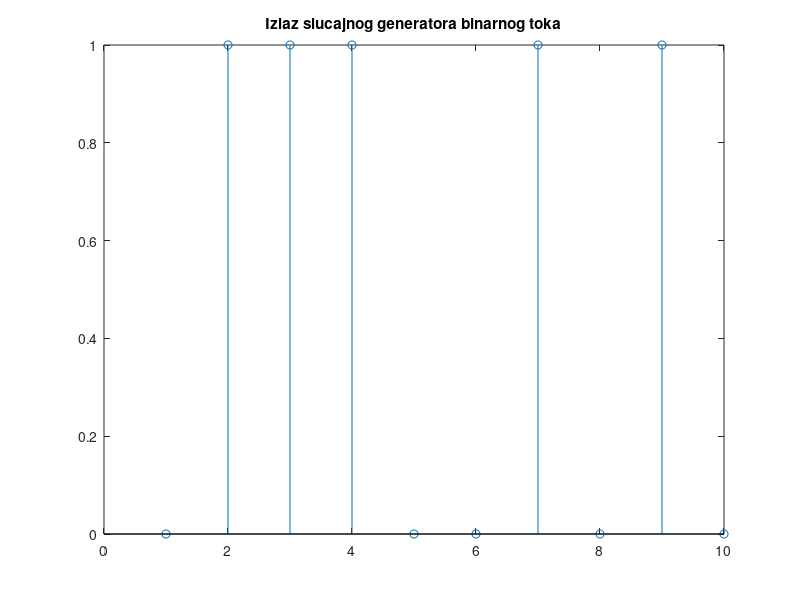

Write the MATLAB code that produced this figure. (Note: this script raises an error after producing the figure.)
clear 
close all
clc

%%%%% generating %%%%%% - Binary Random Generator

SGBT=randi([0,1],1,10);
fb=50000; % frequency of source in bps or Hz
Tb=1/fb; % period of one bit
t=0:Tb/20:(10*Tb)-Tb/20; 

figure(1)
stem(SGBT)
title('Izlaz slucajnog generatora binarnog toka')

%%%%% CODING %%%%% - LINE CODER

NRZ=nrz_coder(SGBT);
MAN=man_coder(SGBT); % Manchester coder makes double samples because of two states

% upsampling to 1 MHz
NRZ=up_sample(NRZ,20);
MAN=up_sample(MAN,10); % double the samples, half the upsampling

figure(2)
subplot(2,1,1)
plot(t,MAN)
title('Manchester')
subplot(2,1,2)
plot(t,NRZ)
title('NRZ')

%%%%% filter %%%%% - CHANNEL
A=1.95;
B=59;
delta=0.03;
l=2;
fc=1e6;
fs=2e6;
f=0:100:fs;

%filter design
gama=(1-(1i*delta/2))*(A*sqrt(f/fc)+1i*B*(f/fc));
H=exp(-gama*l);

% convolution with filter
chMAN=conv(fir2(10,f/fs,abs(H)),MAN);
chNRZ=conv(fir2(10,f/fs,abs(H)),NRZ);

lng=length(chMAN);

MAN=5*chMAN(5:lng-6); % amplifier 
NRZ=5*chNRZ(5:lng-6);

figure(3)
subplot(2,1,1)
plot(t,MAN)
title('Manchester on channel')
subplot(2,1,2)
plot(t,NRZ)
title('NRZ on channel')

%%%%% AWGN %%%%%
MAN=awgn(MAN,1); % SNR set to 1
NRZ=awgn(NRZ,1);

figure(4)
subplot(2,1,1)
plot(t,MAN)
title('Manchester on channel with AWGN')
subplot(2,1,2)
plot(t,NRZ)
title('NRZ on channel with AWGN')

%%%%% optimal filter %%%%%
x=[5*ones(10,1) -5*ones(10,1)];
H_MAN=conj(x(end:-1:1));
MAN_filt=filter(H_MAN,1,MAN);

MAN_filt=[MAN_filt(15:end) zeros(1,14)];
MAN=MAN_filt/100;

x=5*ones(20,1);
H_NRZ=conj(x(end:-1:1));
NRZ_filt=filter(H_NRZ,1,NRZ);

NRZ_filt=[NRZ_filt(10:end) zeros(1,9)];     % shifting left for moment of decision
NRZ=NRZ_filt/100;                           % scaling the output from (-500,500)

figure(5)
subplot(2,1,1)
plot(t,MAN)
title('Manchester after optimal filter')
subplot(2,1,2)
plot(t,NRZ)
title('NRZ after optimal filter')

%%%%% DETECTOR %%%%%%
MAN=detect_MAN(MAN);
NRZ=detect_NRZ(NRZ);

figure(6)
subplot(2,1,1)
stem(MAN)
title('Manchester after detection')
subplot(2,1,2)
stem(NRZ)
title('NRZ after detection')

%%%%% BER %%%%%

[NoNRZ,EbNRZ]=biterr(NRZ,SGBT);
[NoMAN,EbMAN]=biterr(MAN,SGBT);


%%%%%%%%%% functions %%%%%%%%%%%

function [output] = up_sample(in, n) % upsampling to get pseudoanalog signal
  output = upsample(in,n);
  for i = 2:length(output)
    if output(i) == 0
      output(i) = output(i-1);
    end
  end
end

function [out] = nrz_coder(in) % NRZ coder
  n = length(in);
  out = zeros(1,n); 
  for i=1:n
    if in(i) == 1
      out(i) = 5;
    else
      out(i) = -5;
    end
  end
end

function [out] = man_coder(in) % Manchester coder
  n = length(in);
  out = zeros(1,2*n);
  j=1;
  for i=1:n
      if in(i) == 1
          out(j) = 5;
          out(j+1) = -5;
      else
          out(j) = -5;
          out(j+1) = 5;
      end
      j=j+2;
  end
end

function [out] = detect_NRZ(in)  % detector for NRZ code
  n=length(in);
  out=zeros(1,n/20);
  j=1;
  for i=10:20:n
      if in(i)>0
          out(j)=1;
      else
          out(j)=0;
      end
      j=j+1;
  end
end

function [out] = detect_MAN(in)  % detector for Manchester code
  n=length(in);
  out=zeros(1,n/20);
  j=1;
  for i=5:20:n
      if in(i)>0
          out(j)=1;
      else
          out(j)=0;
      end
      j=j+1;
  end
end